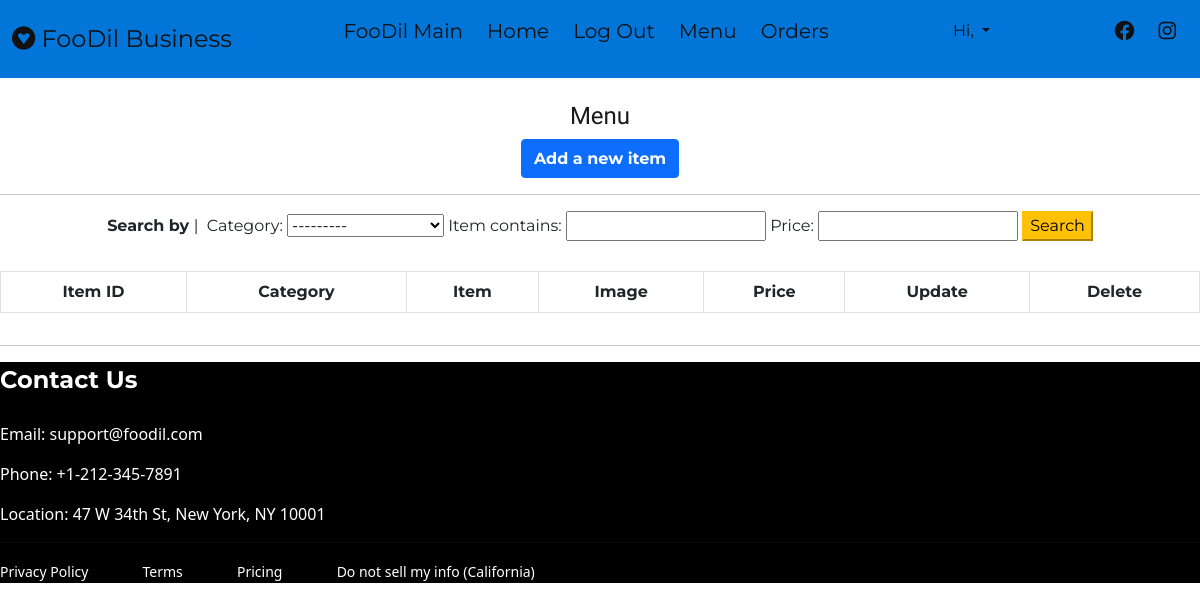
/restaurant/menu/ (signed in), run on an earlier commit of the app's database.
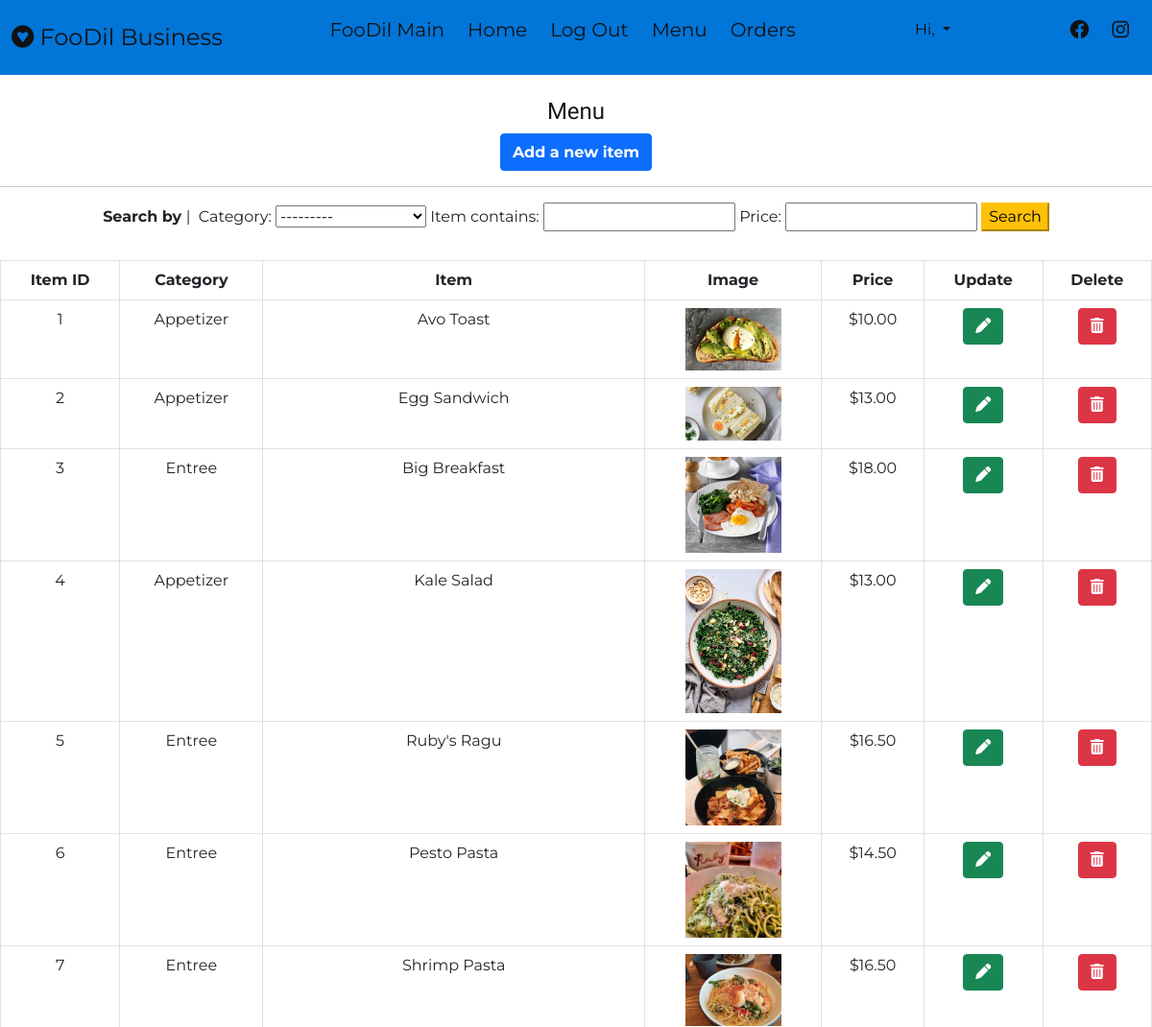
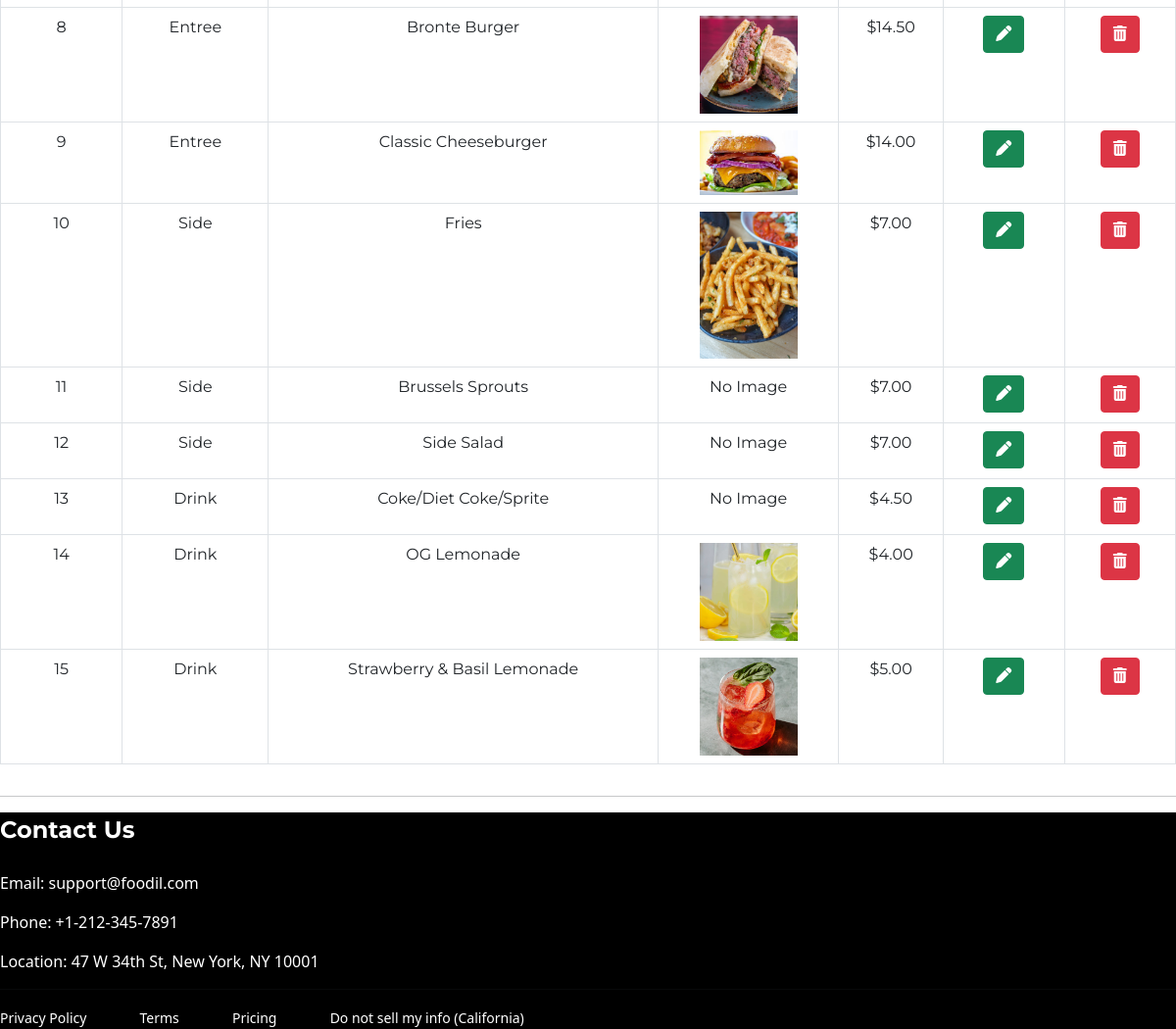
And on a later commit of the database (2 pictures, top to bottom).
### restaurant/models.py (models this page shows, shortened)
class Menu(models.Model):
    restaurantID = models.ForeignKey(Restaurant_Account, on_delete=models.CASCADE, default=None, null=True)
    item = models.CharField(max_length=100)
    itemImage = models.ImageField(upload_to='images/', blank=True)
    price = models.DecimalField(max_digits=6, decimal_places=2)
    category = models.CharField(
        max_length=20,
        choices=CHOICES)

### restaurant/decorators.py (the view)
        def wrapper_func(request, *args, **kwargs):
            group = None
            if request.user.groups.exists():
                group = request.user.groups.all()[0].name
            if group in allowed_roles:
                return view_func(request, *args, **kwargs)
            else:
                return HttpResponse('You are not authorized to view this page. You need to login with a business account. To sign up or login, please logout first.')

### restaurant/views.py (called while the page is built)
@login_required(login_url='r_login')
@allowed_users(allowed_roles=['admin', 'restaurant'])
def menu(request):
    if request.user.is_superuser:
        rid = 1
    else:
        rid = request.user.restaurant_account.restaurantID
    details=Menu.objects.filter(restaurantID=rid)
    myFilter = MenuFilter(request.GET, queryset=details)
    details = myFilter.qs
    return render(request, 'restaurant/menu.html', {'data':details, 'myFilter': myFilter})

### templates/restaurant/menu.html
{% extends 'restaurant/base.html' %}
{% load static %}
{% load crispy_forms_tags %}
{% block content %}
<br>
<div class="text-center">
    <h4>{{ user.restaurant_account.name }} Menu</h4>
</div>
<div class="culmn">
    <center>
        <button class="btn btn-primary"><a href="{% url 'add_menu' %}"
                style="color:#fff; text-decoration: none; font-family: 'Montserrat', sans-serif; font-weight:bold;">Add
                a new item</a></button>
        <hr>
        <form method="get" style="font-family: 'Montserrat', sans-serif; margin-top: 10px;">
            <strong>Search by </strong> |&nbsp; {{ myFilter.form }}
            <button class="btn-warning">Search</button>
        </form>
        <table class="table table-bordered text-center" id="menuData"
            style="margin-top: 30px; font-family: 'Montserrat', sans-serif;">
            <tr>
                <th scope="col">Item ID</th>
                <th scope="col">Category</th>
                <th scope="col">Item</th>
                <th scope="col">Image</th>
                <th scope="col">Price</th>
                <th scope="col">Update</th>
                <th scope="col">Delete</th>
            </tr>
            {% for x in data %}
            <tr>
                <td>{{x.id}}</td>
                <td>{{x.category}}</td>
                <td>{{x.item}}</td>
                <td>
                    {% if x.itemImage %}
                    <img src="{{ x.itemImage.url }}" style="width:100px;">
                    {% else %}
                    <p>No Image</p>
                    {% endif %}
                </td>
                <td>${{x.price}}</td>
                <td><a href="{% url 'update_item' itemID=x.id %}" class="btn btn-success myBtn"><i
                            class="fa-solid fa-pen"></i></a></td>
                <td><a href="{% url 'delete_item' itemID=x.id %}" class="btn btn-danger myBtn"><i
                            class="fa-solid fa-trash-can"></i></a></td>
            </tr>
            {% endfor %}
        </table>
    </center>
</div>
<hr>
{% endblock %}

### templates/restaurant/base.html (shortened to what this page needs)
{% load static %}
<!DOCTYPE html>
<html lang="en">
<head>
    <link rel="stylesheet" href="{% static 'restaurant/css/style.css' %}?after">
    <link href="https://cdn.jsdelivr.net/npm/bootstrap@5.1.3/dist/css/bootstrap.min.css" rel="stylesheet"
>
    <link rel="stylesheet" href="https://cdnjs.cloudflare.com/ajax/libs/font-awesome/6.0.0/css/all.min.css"
 />
</head>
<body>
    <div class="culmn">
        <nav class="main_navbar">
            <div class="navbar__logo">
                <i class="fa-brands fa-gratipay"></i>
                FooDil Business
            </div>
            <ul class="navbar__menu">
                <li><a href="{% url 'main' %}">FooDil Main</a></li>
                {% if user.is_authenticated %}
                <li><a href="{% url 'r_index' %}">Home</a></li>
                <li><a href="{% url 'r_logout' %}">Log Out</a></li>
                {% else %}
                <li><a href="{% url 'r_login' %}">Login</a></li>
                {% endif %}
                <li><a href="{% url 'menu'  %}">Menu</a></li>
                <li><a href="{% url 'orders'  %}">Orders</a></li>
            </ul>
            {% if user.is_authenticated %}
            <ul class="navbar__hello">
                <li id="hello-msg">
                    <div class="dropdown show">
                        <a class="btn myDropdown dropdown-toggle" href="#" role="button" id="dropdownMenuLink"
                            data-toggle="dropdown" aria-haspopup="true" aria-expanded="false"
                            style="box-shadow:none; outline:none;">
                            Hi, {{ user.restaurant_account.name }}
                        </a>
                    </div>
                </li>
            </ul>
            {% endif %}
            <ul class="navbar__links">
                <li><a href="http://facebook.com"><i class="fa-brands fa-facebook"></i></a></li>
                <li><a href="http://instagram.com"><i class="fa-brands fa-instagram"></i></a></li>
            </ul>
        </nav>
        {% block content %}
        {% endblock %}
    </div>
    {% include 'restaurant/footer.html' %}
</body>
</html>

### templates/restaurant/footer.html (shortened to what this page needs)
{% load static %}
<div id="wrapper">
    <div class="bg-black" id="footer">
        <section class="text-white" style="font-size: 24px; font-family: 'Montserrat', sans-serif; font-weight: bold;">
            Contact Us
        </section>
        <br>
        <section class="text-white">
            <p>Email: support@foodil.com</p>
            <p>Phone: +1-212-345-7891</p>
            <p>Location: 47 W 34th St, New York, NY 10001</p>
        </section>
        <hr>
        <small class="text-white company">Privacy Policy</small>
        <small class="text-white company">Terms</small>
        <small class="text-white company">Pricing</small>
        <small class="text-white compnay">Do not sell my info (California)</small>
    </div>
</div>

### restaurant/static/restaurant/css/style.css (style rules this page uses)
html, body { font-size: 16px; color: #797979; width: 100%; padding: 0; margin-left: 0; margin-right: 0; font-weight: 400; width: 100%; font-family: 'Raleway', sans-serif; }
.text-white { color: #fff !important; }
h1, h2, h3, h4, h5, h6 { margin: 0; font-family: 'Raleway', sans-serif; color: #1a1a1a; margin-bottom: 10px; }
h4 { font-size: 1.6rem; line-height: 2.2rem; }
.bg-black { background-color: #222222; }
.culmn { width: 100%; overflow: hidden; ; }
.main_navbar { display: flex; justify-content: space-between; align-items: center; background-color: #0275d8; padding: 8px 12px; font-family: 'Montserrat', sans-serif; }
.main_navbar a { text-decoration: none; color: #111; }
.navbar__logo { font-size: 24px; color: #111; }
.navbar__menu { font-size: 20px; display: flex; list-style: none; padding-left: 0; }
.navbar__hello { font-size: 20px; display: flex; list-style: none; padding-left: 0; }
.navbar__links { font-size: 20px; list-style: none; color: #111; display: flex; padding-left: 0; }
.navbar__links li { padding: 8px 12px; }
.navbar__menu li { padding: 8px 12px; }
.myBtn, .myDropdown { padding: 12px 20px; border-radius: 5px; border-style: none; font-family: 'Montserrat', sans-serif; background-color: #0275d8; font-weight: bold; }

### templates/restaurant/footer.html (style rules this page uses)
.company { margin-right: 50px; }

What changed in the data, as far as the page shows it:
added Menu: id "1", category "Appetizer", item "Avo Toast", itemImage (picture), price "10.00"
added Menu: id "2", category "Appetizer", item "Egg Sandwich", itemImage (picture), price "13.00"
added Menu: id "3", category "Entree", item "Big Breakfast", itemImage (picture), price "18.00"
added Menu: id "4", category "Appetizer", item "Kale Salad", itemImage (picture), price "13.00"
added Menu: id "5", category "Entree", item "Ruby's Ragu", itemImage (picture), price "16.50"
added Menu: id "6", category "Entree", item "Pesto Pasta", itemImage (picture), price "14.50"
added Menu: id "7", category "Entree", item "Shrimp Pasta", itemImage (picture), price "16.50"
added Menu: id "8", category "Entree", item "Bronte Burger", itemImage (picture), price "14.50"
added Menu: id "9", category "Entree", item "Classic Cheeseburger", itemImage (picture), price "14.00"
added Menu: id "10", category "Side", item "Fries", itemImage (picture), price "7.00"
added Menu: id "11", category "Side", item "Brussels Sprouts", itemImage "No Image", price "7.00"
added Menu: id "12", category "Side", item "Side Salad", itemImage "No Image", price "7.00"
added Menu: id "13", category "Drink", item "Coke/Diet Coke/Sprite", itemImage "No Image", price "4.50"
added Menu: id "14", category "Drink", item "OG Lemonade", itemImage (picture), price "4.00"
added Menu: id "15", category "Drink", item "Strawberry & Basil Lemonade", itemImage (picture), price "5.00"
